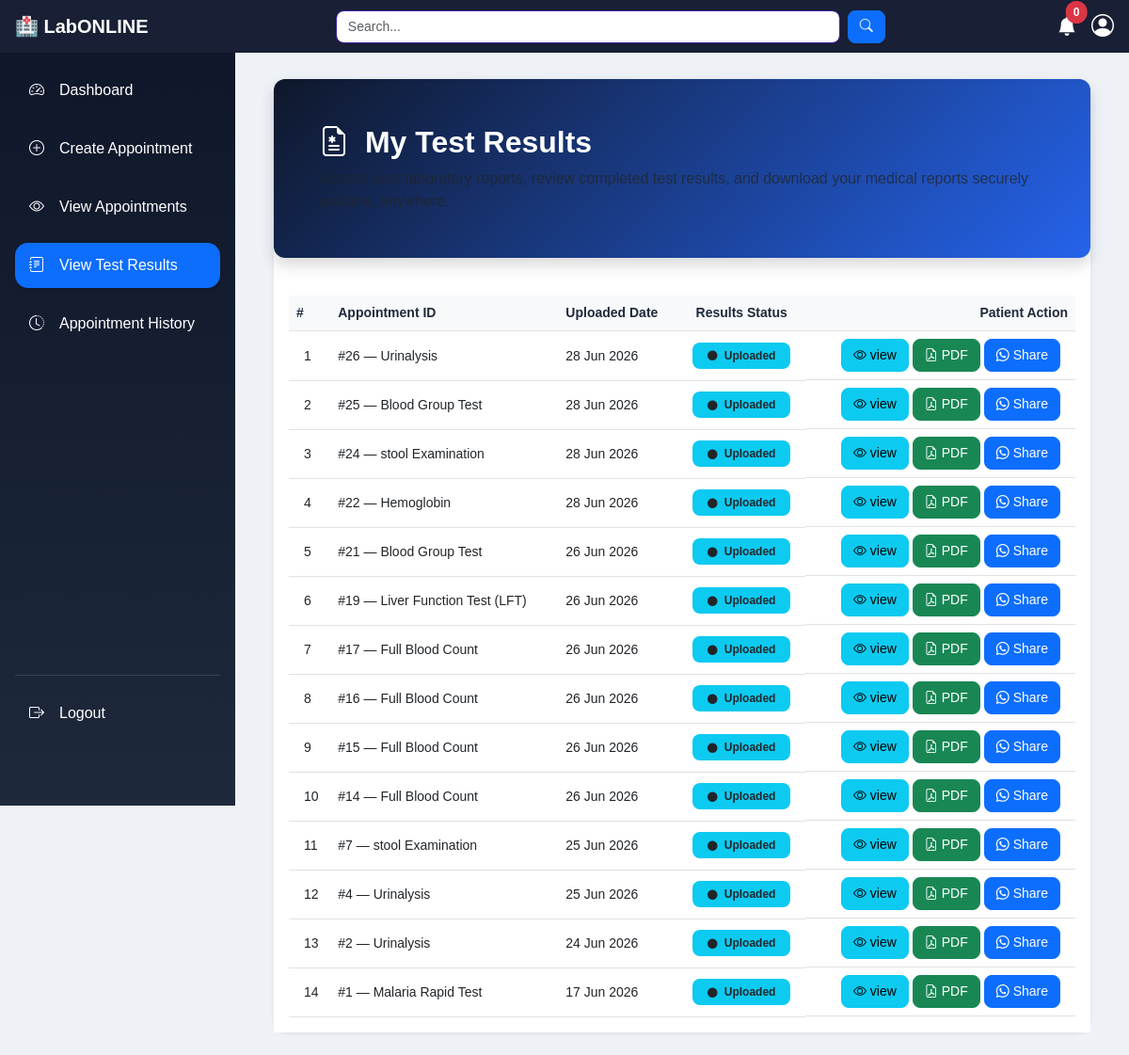
The app's page /patient/dashboard.php?page=view_test_results (signed in) with its own data.
### tables this page shows
CREATE TABLE `test_results` (
  `id` int(11) NOT NULL,
  `appointment_id` int(11) DEFAULT NULL,
  `uploaded_by` int(11) DEFAULT NULL,
  `result_file` varchar(255) DEFAULT NULL,
  `remarks` text DEFAULT NULL,
  `status` enum('pending','uploaded','reviewed') DEFAULT 'pending',
  `uploaded_at` timestamp NOT NULL DEFAULT current_timestamp()
);

CREATE TABLE `appointments` (
  `id` int(11) NOT NULL,
  `rebooked_from_id` int(11) DEFAULT NULL,
  `patient_id` int(11) DEFAULT NULL,
  `doctor_id` int(11) DEFAULT NULL,
  `laboratory_id` int(11) DEFAULT NULL,
  `appointment_date` date DEFAULT NULL,
  `appointment_time` time DEFAULT NULL,
  `type` enum('lab_test','consultation') DEFAULT NULL,
  `sample_collection` enum('home','lab') DEFAULT NULL,
  `address` text DEFAULT NULL,
  `notes` text DEFAULT NULL,
  `status` enum('pending','paid','approved','rejected','completed','cancelled') DEFAULT 'pending',
  `priority` enum('normal','urgent') NOT NULL DEFAULT 'normal',
  `created_at` timestamp NOT NULL DEFAULT current_timestamp(),
  `rejection_reason` text DEFAULT NULL
);

### patient/dashboard.php (called while the page is built, shortened)
<?php
include "../shared/layout.php";
?>

### includes/session_user.php (called while the page is built, shortened)
<?php
function getCurrentUserId(): int
{
    return (int) ($_SESSION['user_id'] ?? 0);
}

### repositories/TestResultRepository.php (called while the page is built, shortened)
<?php
class TestResultRepository
{
    private mysqli $conn;
    public function __construct(mysqli $conn)
    {
        $this->conn = $conn;
    }
    public function getByPatientUserId(int $patientUserId): array
    {
        $sql = "SELECT tr.id, tr.result_file, tr.remarks, tr.status, tr.uploaded_at,
                       a.id AS appointment_id, a.appointment_date
                FROM test_results tr
                JOIN appointments a ON a.id = tr.appointment_id
                WHERE a.patient_id = ?
                ORDER BY tr.uploaded_at DESC";
        $stmt = $this->conn->prepare($sql);
        $stmt->bind_param('i', $patientUserId);
        $stmt->execute();
        return $stmt->get_result()->fetch_all(MYSQLI_ASSOC);
    }
}

### repositories/LabTestRepository.php (called while the page is built, shortened)
<?php
class LabTestRepository
{
    private mysqli $conn;
    public function __construct(mysqli $conn)
    {
        $this->conn = $conn;
    }
    public function getNamesByAppointmentId(int $appointmentId): string
    {
        $sql = "SELECT GROUP_CONCAT(lt.test_name SEPARATOR ', ') AS names
                FROM appointment_tests at
                JOIN lab_tests lt ON lt.id = at.test_id
                WHERE at.appointment_id = ?";
        $stmt = $this->conn->prepare($sql);
        $stmt->bind_param('i', $appointmentId);
        $stmt->execute();
        $row = $stmt->get_result()->fetch_assoc();
        return $row['names'] ?? '-';
    }
}

### includes/helpers.php (called while the page is built, shortened)
<?php
function e(?string $value): string
{
    return htmlspecialchars((string) $value, ENT_QUOTES, 'UTF-8');
}
function formatDate(?string $date): string
{
    return date('d M Y', strtotime($date));
}
function statusBadge(string $status): string
{
    $map = [
        'pending'   => 'bg-warning text-dark',
        'approved'  => 'bg-primary',
        'completed' => 'bg-success',
        'cancelled' => 'bg-secondary',
        'active'    => 'bg-success',
        'inactive'  => 'bg-secondary',
        'blocked'   => 'bg-danger',
        'uploaded'  => 'bg-info',
        'reviewed'  => 'bg-success',
    ];
    return $map[$status] ?? 'bg-secondary';
}

### patient/content/view_test_results.php (the view, shortened to what this page needs)
<?php
$resultRepo = new TestResultRepository($conn);
$labTestRepo = new LabTestRepository($conn);
$results = $resultRepo->getByPatientUserId(getCurrentUserId());
?>
<div class="container-fluid py-2">
    <div class="card shadow-sm border-0 rounded-4">
        <div class="card welcome-card text-white shadow border-0 mb-4">
            <div class="card-body p-5">
                <h2 class="fw-bold mb-2">
                    <i class="bi bi-file-earmark-medical me-2"></i>
                    My Test Results
                </h2>
                <p class="mb-0 text-muted">
                    Access your laboratory reports, review completed test results, and download your medical reports
                    securely anytime, anywhere.
                </p>
            </div>
        </div>
        <div class="card-body bg-white text-dark rounded-top-4">
            <table class="table table-hover align-middle  mb-0">
                <thead>
                    <tr>
                        <th class="text-start">#</th>
                        <th>Appointment ID</th>
                        <th>Uploaded Date</th>
                        <th class="text-center">Results Status</th>
                        <th class="text-end">Patient Action</th>
                    </tr>
                </thead>
                <tbody>
                    <?php if (empty($results)): ?>
                    <tr>
                        <td colspan="5" class="text-center text-muted py-4">
                            <div class="py-5">
                                <i class="bi bi-file-earmark-x fs-1 text-muted"></i>
                                <h5 class="mt-3">
                                    No test results yet
                                </h5>
                                <p class="text-muted">
                                    Your laboratory results will appear here.
                                </p>
                            </div>
                        </td>
                    </tr>
                    <?php else: ?>
                    <?php foreach ($results as $i => $row): ?>
                    <?php
                        $testNames = $labTestRepo->getNamesByAppointmentId((int) $row['appointment_id']);
                        $remarks = $row['remarks'] ?: 'See attached report file.';
                        $dateLabel = formatDate($row['uploaded_at']);
                    ?>
                    <tr>
                        <td class="ps-3"><?= $i + 1 ?></td>
                        <td>#<?= e((string) $row['appointment_id']) ?> — <?= e($testNames) ?></td>
                        <td><?= e($dateLabel) ?></td>
                        <td class="text-center">
                            <span class=" badge <?= statusBadge($row['status']) ?> text-dark px-3 py-2 ">
                                <i class=" bi bi-circle-fill me-1 small"></i>
                                <?= e(ucfirst($row['status'])) ?>
                            </span>
                        </td>
                        <td class="d-flex gap-1 justify-content-end pe-3 ">
                            <button class="btn btn-sm btn-info" onclick='openView(
                                <?= json_encode($testNames) ?>,
                                <?= json_encode($remarks) ?>,
                                <?= json_encode($dateLabel) ?>
                                )'>
                                <i class="bi bi-eye"></i>
                                view
                            </button>
                            <?php if (!empty($row['result_file'])): ?>
                            <a href="../<?= e($row['result_file']) ?>" target="_blank" class="btn btn-sm btn-success">
                                <i class="bi bi-file-earmark-pdf"></i>
                                PDF
                            </a>
                            <?php endif; ?>
                            <button class="btn btn-sm btn-primary" onclick="shareWhatsApp('
                                <?= e($testNames.'result is ready.') ?>
                                )">
                                <i class="bi bi-whatsapp"></i>
                                Share
                            </button>
                        </td>
                    </tr>
                    <?php endforeach; ?>
                    <?php endif; ?>
                </tbody>
            </table>
        </div>
    </div>
</div>

### assets/css/generaldashboard.css (style rules this page uses)
body { background-color: #f4f6f9; }

### assets/css/patienthome.css (style rules this page uses)
body { background:#eef2f7; }
.container-fluid { padding:25px; }
.welcome-card { background:linear-gradient(135deg,#0f172a,#2563eb); border-radius:24px; overflow:hidden; }

### assets/css/patientviewappointment.css (style rules this page uses)
body { background:#f1f5f9; }
.table thead { background:#eff6ff; }
.table th { color:#1e293b; }
.table td { vertical-align:middle; }
.badge { padding:8px 14px; border-radius:20px; font-size:13px; }

### assets/css/patienthistory.css (style rules this page uses)
body { background:#f4f7fb; }
.card { border-radius:12px; }
.btn { border-radius:8px; }
.badge { padding:6px 10px; border-radius:8px; }

### assets/css/doctorhome.css (style rules this page uses)
body { background:#f1f5f9; font-family:Arial, Helvetica, sans-serif; }
.table tbody tr { transition:.3s ease; }

### assets/css/viewpatientslist.css (style rules this page uses)
body { background:#f4f7fb; font-family:Arial, Helvetica, sans-serif; }
.card { transition:.3s ease; border-radius:18px; }

### assets/css/labohome.css (style rules this page uses)
body { background: #eef2f7; font-family: Arial, Helvetica, sans-serif; }
.card { border-radius: 12px; border: none; }
.table { margin-bottom: 0; font-size: 14px; }
.table thead th { background: #f8f9fa; font-weight: 600; border-bottom: 1px solid #dee2e6; }
.table td { vertical-align: middle; }
.badge { font-size: 12px; padding: 6px 8px; border-radius: 8px; }
.btn { border-radius: 8px; font-size: 14px; padding: 6px 12px; }

### records on screen
test_results: appointment "26", testNames "Urinalysis", uploaded_at "28 Jun 2026", status "Uploaded"
test_results: appointment "25", testNames "Blood Group Test", uploaded_at "28 Jun 2026", status "Uploaded"
test_results: appointment "24", testNames "stool Examination", uploaded_at "28 Jun 2026", status "Uploaded"
test_results: appointment "22", testNames "Hemoglobin", uploaded_at "28 Jun 2026", status "Uploaded"
test_results: appointment "21", testNames "Blood Group Test", uploaded_at "26 Jun 2026", status "Uploaded"
test_results: appointment "19", testNames "Liver Function Test (LFT)", uploaded_at "26 Jun 2026", status "Uploaded"
test_results: appointment "17", testNames "Full Blood Count", uploaded_at "26 Jun 2026", status "Uploaded"
test_results: appointment "16", testNames "Full Blood Count", uploaded_at "26 Jun 2026", status "Uploaded"
test_results: appointment "15", testNames "Full Blood Count", uploaded_at "26 Jun 2026", status "Uploaded"
test_results: appointment "14", testNames "Full Blood Count", uploaded_at "26 Jun 2026", status "Uploaded"
test_results: appointment "7", testNames "stool Examination", uploaded_at "25 Jun 2026", status "Uploaded"
test_results: appointment "4", testNames "Urinalysis", uploaded_at "25 Jun 2026", status "Uploaded"
test_results: appointment "2", testNames "Urinalysis", uploaded_at "24 Jun 2026", status "Uploaded"
test_results: appointment "1", testNames "Malaria Rapid Test", uploaded_at "17 Jun 2026", status "Uploaded"

### other values on screen
$notification_count "0"
